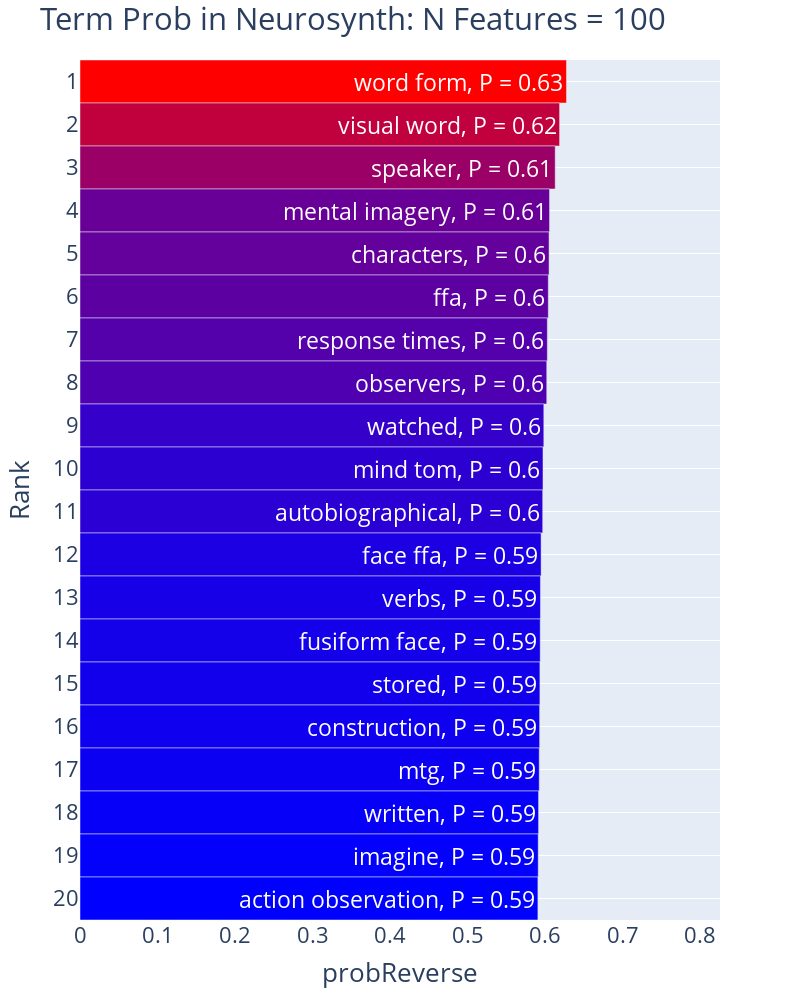
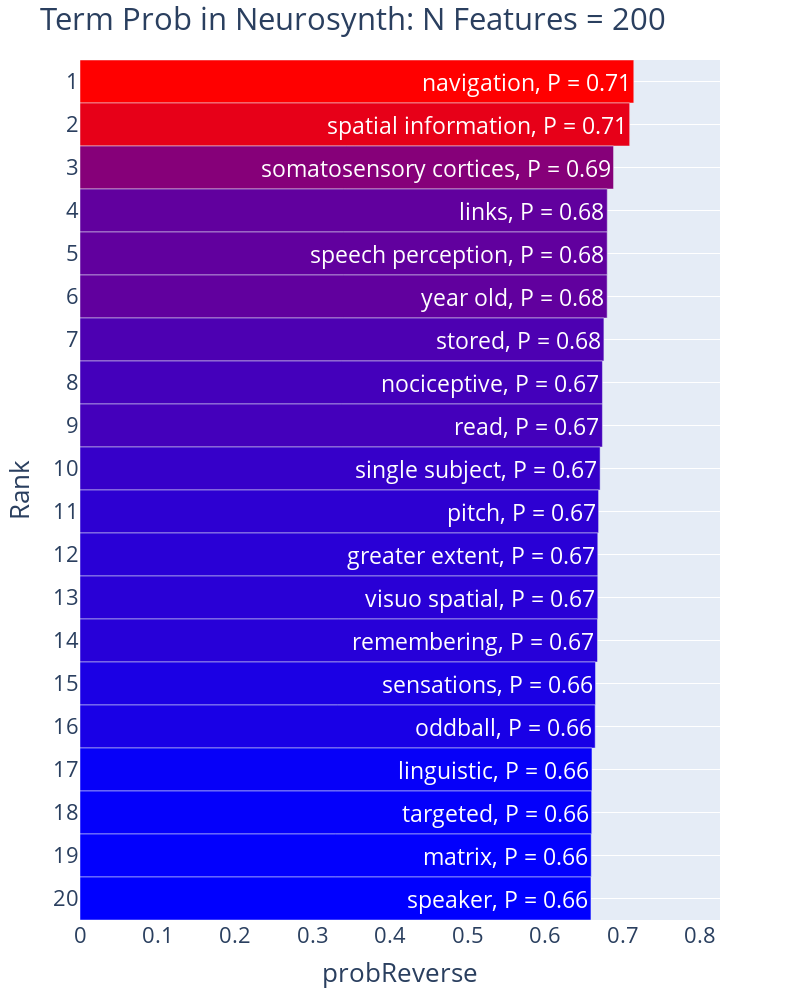

Source (notebook cell) for these figures, in order:
### Code cell
for n in n_features_list:
    df = features_decoded[features_decoded["N Features"] == int(n)]
    unique_ranks = df['Rank'].unique()
    fig = px.bar(df, x='probReverse', y='Rank',
                    color='probReverse', text='label',
                    animation_frame='N Features',
                    animation_group='Term',
                    range_x=[0,features_decoded["probReverse"].max()],
                    range_y=[0.5, 30.5],
                    orientation='h', width=800, height=1000,
                    color_continuous_scale='Bluered')
    fig.update_xaxes(title='probReverse', visible=True)
    fig.update_yaxes(autorange='reversed', title='Rank',
                    visible=True, showticklabels=True, tickmode='array', tickvals=unique_ranks)
    fig.update_layout(xaxis=dict(showgrid=False),
                    yaxis=dict(showgrid=True),
                    title=f'Term Prob in Neurosynth: N Features = {n}', showlegend=False, font=dict(size=22))
    fig.update_traces(textfont=dict(
            size=23), width = 1)
    fig.update_coloraxes(showscale=False)

    # remove color legend
    #fig.add_vline(x=best_acc)
    #fig.update_traces(textposition='middle left')
    fig.show()
    fig.write_image(f"../../figures/term_analysis/term_prob_{n}_features.svg")

#fig.write_html("model_rank_1grad_disp.html")

### Figure 1 — Plotly figure (JSON) as saved in the notebook; plotly's stock layout.template omitted (floating-point values rounded to 4 significant figures)
{"data": [{"alignmentgroup": "True", "hovertemplate": "N Features=100<br>probReverse=%{marker.color}<br>Rank=%{y}<br>label=%{text}<extra></extra>", "ids": ["word form", "visual word", "speaker", "mental imagery", "characters", "ffa", "response times", "observers", "watched", "mind tom", "autobiographical", "face ffa", "verbs", "fusiform face", "stored", "construction", "mtg", "written", "imagine", "action observation"], "legendgroup": "", "marker": {"color": [0.6272, 0.6183, 0.6127, 0.6054, 0.6048, 0.6038, 0.6025, 0.6018, 0.598, 0.5969, 0.5966, 0.5945, 0.5937, 0.5934, 0.593, 0.5926, 0.5921, 0.5913, 0.5908, 0.5904], "coloraxis": "coloraxis", "pattern": {"shape": ""}}, "name": "", "offsetgroup": "", "orientation": "h", "showlegend": false, "text": ["word form, P = 0.63", "visual word, P = 0.62", "speaker, P = 0.61", "mental imagery, P = 0.61", "characters, P = 0.6", "ffa, P = 0.6", "response times, P = 0.6", "observers, P = 0.6", "watched, P = 0.6", "mind tom, P = 0.6", "autobiographical, P = 0.6", "face ffa, P = 0.59", "verbs, P = 0.59", "fusiform face, P = 0.59", "stored, P = 0.59", "construction, P = 0.59", "mtg, P = 0.59", "written, P = 0.59", "imagine, P = 0.59", "action observation, P = 0.59"], "textfont": {"size": 23}, "textposition": "auto", "type": "bar", "width": 1, "x": [0.6272, 0.6183, 0.6127, 0.6054, 0.6048, 0.6038, 0.6025, 0.6018, 0.598, 0.5969, 0.5966, 0.5945, 0.5937, 0.5934, 0.593, 0.5926, 0.5921, 0.5913, 0.5908, 0.5904], "xaxis": "x", "y": [1, 2, 3, 4, 5, 6, 7, 8, 9, 10, 11, 12, 13, 14, 15, 16, 17, 18, 19, 20], "yaxis": "y"}], "layout": {"barmode": "relative", "coloraxis": {"colorbar": {"title": {"text": "probReverse"}}, "colorscale": [[0, "rgb(0,0,255)"], [1, "rgb(255,0,0)"]], "showscale": false}, "font": {"size": 22}, "height": 1000, "legend": {"tracegroupgap": 0}, "margin": {"t": 60}, "showlegend": false, "title": {"text": "Term Prob in Neurosynth: N Features = 100"}, "width": 800, "xaxis": {"anchor": "y", "domain": [0, 1], "range": [0, 0.8252], "showgrid": false, "title": {"text": "probReverse"}, "visible": true}, "yaxis": {"anchor": "x", "autorange": "reversed", "domain": [0, 1], "range": [0.5, 30.5], "showgrid": true, "showticklabels": true, "tickmode": "array", "tickvals": [1, 2, 3, 4, 5, 6, 7, 8, 9, 10, 11, 12, 13, 14, 15, 16, 17, 18, 19, 20], "title": {"text": "Rank"}, "visible": true}}}

### Figure 2 — Plotly figure (JSON) as saved in the notebook; plotly's stock layout.template omitted (floating-point values rounded to 4 significant figures)
{"data": [{"alignmentgroup": "True", "hovertemplate": "N Features=200<br>probReverse=%{marker.color}<br>Rank=%{y}<br>label=%{text}<extra></extra>", "ids": ["navigation", "spatial information", "somatosensory cortices", "links", "speech perception", "year old", "stored", "nociceptive", "read", "single subject", "pitch", "greater extent", "visuo spatial", "remembering", "sensations", "oddball", "linguistic", "targeted", "matrix", "speaker"], "legendgroup": "", "marker": {"color": [0.714, 0.7087, 0.6879, 0.6798, 0.6797, 0.6797, 0.6755, 0.6736, 0.6736, 0.6706, 0.6686, 0.6676, 0.6676, 0.6672, 0.6646, 0.6642, 0.6601, 0.6597, 0.6591, 0.6588], "coloraxis": "coloraxis", "pattern": {"shape": ""}}, "name": "", "offsetgroup": "", "orientation": "h", "showlegend": false, "text": ["navigation, P = 0.71", "spatial information, P = 0.71", "somatosensory cortices, P = 0.69", "links, P = 0.68", "speech perception, P = 0.68", "year old, P = 0.68", "stored, P = 0.68", "nociceptive, P = 0.67", "read, P = 0.67", "single subject, P = 0.67", "pitch, P = 0.67", "greater extent, P = 0.67", "visuo spatial, P = 0.67", "remembering, P = 0.67", "sensations, P = 0.66", "oddball, P = 0.66", "linguistic, P = 0.66", "targeted, P = 0.66", "matrix, P = 0.66", "speaker, P = 0.66"], "textfont": {"size": 23}, "textposition": "auto", "type": "bar", "width": 1, "x": [0.714, 0.7087, 0.6879, 0.6798, 0.6797, 0.6797, 0.6755, 0.6736, 0.6736, 0.6706, 0.6686, 0.6676, 0.6676, 0.6672, 0.6646, 0.6642, 0.6601, 0.6597, 0.6591, 0.6588], "xaxis": "x", "y": [1, 2, 3, 4, 5, 6, 7, 8, 9, 10, 11, 12, 13, 14, 15, 16, 17, 18, 19, 20], "yaxis": "y"}], "layout": {"barmode": "relative", "coloraxis": {"colorbar": {"title": {"text": "probReverse"}}, "colorscale": [[0, "rgb(0,0,255)"], [1, "rgb(255,0,0)"]], "showscale": false}, "font": {"size": 22}, "height": 1000, "legend": {"tracegroupgap": 0}, "margin": {"t": 60}, "showlegend": false, "title": {"text": "Term Prob in Neurosynth: N Features = 200"}, "width": 800, "xaxis": {"anchor": "y", "domain": [0, 1], "range": [0, 0.8252], "showgrid": false, "title": {"text": "probReverse"}, "visible": true}, "yaxis": {"anchor": "x", "autorange": "reversed", "domain": [0, 1], "range": [0.5, 30.5], "showgrid": true, "showticklabels": true, "tickmode": "array", "tickvals": [1, 2, 3, 4, 5, 6, 7, 8, 9, 10, 11, 12, 13, 14, 15, 16, 17, 18, 19, 20], "title": {"text": "Rank"}, "visible": true}}}
